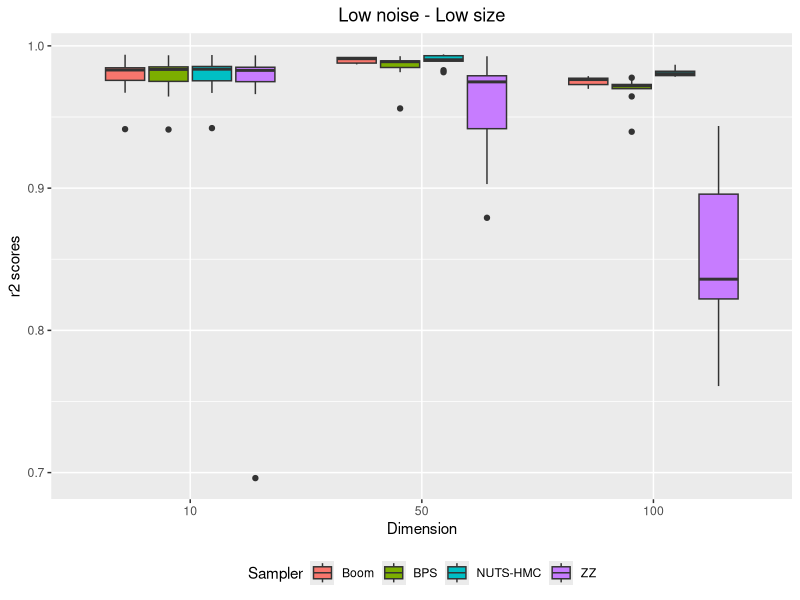

Recreate this plot in R.
# plot by number of dimensions
library(ggplot2)

r2scores_bk_d10_n100_slow = read.csv("r2scores_bk_d10_n100_slow.csv")
r2scores_zz_d10_n100_slow = read.csv("r2scores_zz_d10_n100_slow.csv")
r2scores_hmc_d10_n100_slow = read.csv("r2scores_hmc_d10_n100_slow.csv")
r2scores_bps_d10_n100_slow = read.csv("r2scores_bps_d10_n100_slow.csv")
r2scores_bk_d50_n100_slow = read.csv("r2scores_bk_d50_n100_slow.csv")
r2scores_zz_d50_n100_slow = read.csv("r2scores_zz_d50_n100_slow.csv")
r2scores_hmc_d50_n100_slow = read.csv("r2scores_hmc_d50_n100_slow.csv")
r2scores_bps_d50_n100_slow = read.csv("r2scores_bps_d50_n100_slow.csv")
r2scores_bk_d100_n1000_slow = read.csv("r2scores_bk_d100_n1000_slow.csv")
r2scores_zz_d100_n1000_slow = read.csv("r2scores_zz_d100_n1000_slow.csv")
r2scores_hmc_d100_n1000_slow = read.csv("r2scores_hmc_d100_n1000_slow.csv")
r2scores_bps_d100_n1000_slow = read.csv("r2scores_bps_d100_n1000_slow.csv")

#dataframe creation 
r2scores_d10 = c(r2scores_bk_d10_n100_slow$X0,r2scores_bps_d10_n100_slow$X0,r2scores_zz_d10_n100_slow$X0,r2scores_hmc_d10_n100_slow$X0)
r2scores_d50 = c(r2scores_bk_d50_n100_slow$X0,r2scores_bps_d50_n100_slow$X0,r2scores_zz_d50_n100_slow$X0,r2scores_hmc_d50_n100_slow$X0)
r2scores_d100 = c(r2scores_bk_d100_n1000_slow$X0,r2scores_bps_d100_n1000_slow$X0,r2scores_zz_d100_n1000_slow$X0,r2scores_hmc_d100_n1000_slow$X0)
r2scores_val = c(r2scores_d10, r2scores_d50, r2scores_d100)
r2scores = c("10", "50", "100")
d_val = rep(r2scores, each=40)
samplers = c("Boom", "BPS", "ZZ", "NUTS-HMC")
s_val = c(rep(samplers, each=10),rep(samplers, each=10),rep(samplers, each=10))

df = data.frame(d_val, r2scores_val, s_val)

#plot 
png("r2scores_by_dimension_nlow_slow.png", units="in", width=5, height=5, res=600)
ggplot(df, aes(x=factor(d_val, level=c("10", "50", "100")), y=r2scores_val, fill=s_val)) + 
  geom_boxplot() + xlab("Dimension") + ylab("r2 scores") + ggtitle("Low noise - Low size")+ labs(fill='Sampler') + theme(plot.title = element_text(hjust = 0.5), legend.position="bottom")
dev.off()
